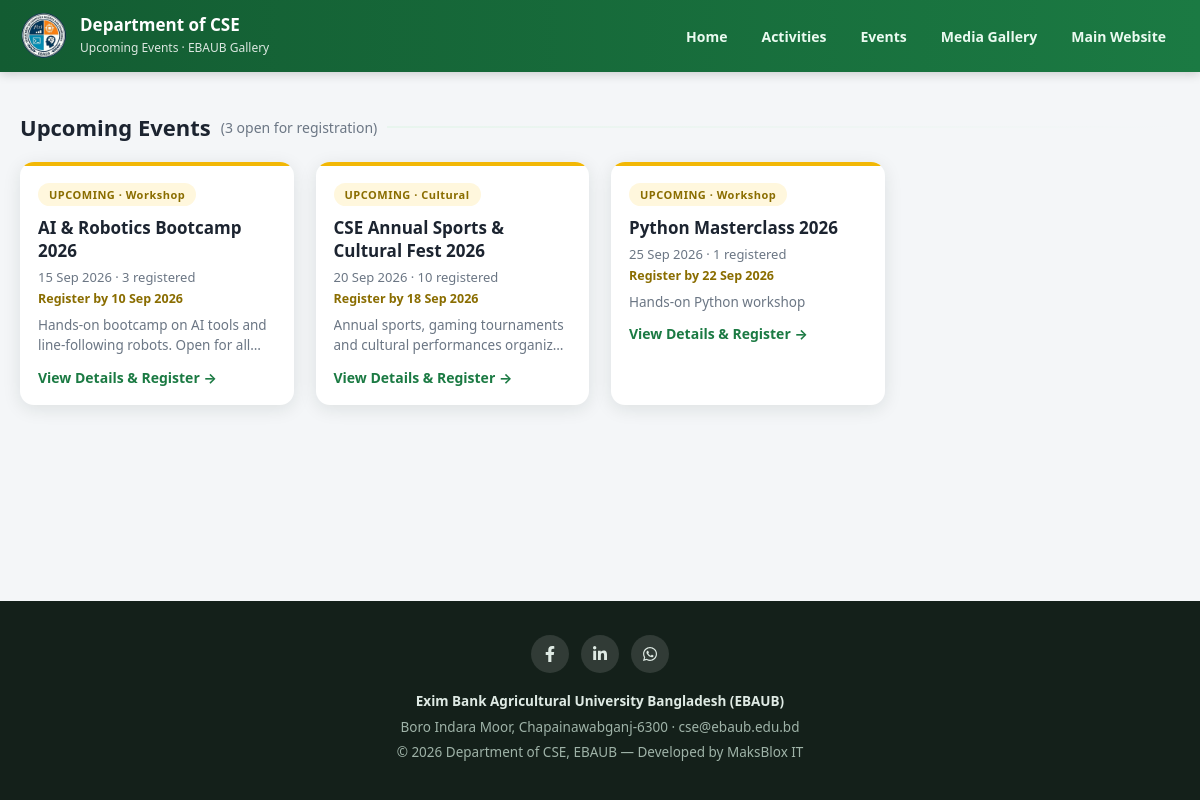
Screenshot of /upcoming.php with the database file from the repository.
### tables this page shows
CREATE TABLE events (
  id INTEGER PRIMARY KEY AUTOINCREMENT,
  title TEXT NOT NULL,
  category TEXT NOT NULL DEFAULT 'Other',
  event_date TEXT NOT NULL,
  description TEXT,
  created_at TEXT
, reg_deadline TEXT NULL, custom_roles TEXT NULL);

### includes/functions.php (called while the page is built, shortened)
<?php
function e($str) {
    return htmlspecialchars((string)$str, ENT_QUOTES, 'UTF-8');
}
    ?>

### upcoming.php (the view, shortened to what this page needs)
<?php
require __DIR__ . '/includes/config.php';
require __DIR__ . '/includes/functions.php';
$stmt = $pdo->prepare("
    SELECT e.*, (SELECT COUNT(*) FROM registrations r WHERE r.event_id = e.id) AS reg_count
    FROM events e WHERE e.event_date > ? ORDER BY e.event_date");
$stmt->execute([date('Y-m-d')]);
$events = $stmt->fetchAll();
?>
<!DOCTYPE html>
<html lang="en">
<head>
<link rel="stylesheet" href="assets/style.css">
</head>
<body>
<header class="site-header">
  <div class="header-inner">
    <a class="brand" href="index.php">
      <img class="brand-logo-img" src="assets/cse-logo.png" alt="EBAUB CSE Logo" width="48" height="48" style="width:48px;height:48px">
      <div class="brand-text"><b>Department of CSE</b><span>Upcoming Events · EBAUB Gallery</span></div>
    </a>
    <nav class="nav">
      <a href="index.php">Home</a>
      <a href="activities.php">Activities</a>
      <a href="upcoming.php">Events</a>
      <a href="all-media.php">Media Gallery</a>
      <a href="https://ebaub.ac.bd/" target="_blank">Main Website</a>
    </nav>
  </div>
</header>
<main class="container">
  <h2 class="section-title">Upcoming Events <small style="color:var(--muted);font-size:14px;font-weight:400">(<?= count($events) ?> open for registration)</small></h2>
  <?php if (!$events): ?>
    <div class="empty">No upcoming events right now. Check back soon, or browse the <a href="index.php" style="color:var(--green);font-weight:700">gallery</a>.</div>
  <?php else: ?>
  <div class="grid">
    <?php foreach ($events as $ev): ?>
    <a class="event-card" href="event.php?id=<?= $ev['id'] ?>">
      <div class="card-body" style="border-top:4px solid #f2b705">
        <span style="display:inline-block;background:#fff7dd;color:#8a6d00;font-size:11px;font-weight:800;letter-spacing:.5px;padding:4px 11px;border-radius:999px;margin-bottom:10px">UPCOMING · <?= e($ev['category']) ?></span>
        <h3><?= e($ev['title']) ?></h3>
        <div class="date"><?= date('d M Y', strtotime($ev['event_date'])) ?> · <?= (int)$ev['reg_count'] ?> registered</div>
        <?php $rdOpen = empty($ev['reg_deadline']) || date('Y-m-d') <= $ev['reg_deadline']; ?>
        <?php if (!empty($ev['reg_deadline'])): ?>
          <div style="font-size:12.5px;font-weight:700;margin-top:4px;color:<?= $rdOpen ? '#8a6d00' : '#c0392b' ?>">
            <?= $rdOpen ? 'Register by ' . date('d M Y', strtotime($ev['reg_deadline'])) : 'Registration closed' ?>
          </div>
        <?php endif; ?>
        <p><?= e($ev['description']) ?></p>
        <div style="margin-top:12px;font-weight:700;color:var(--green);font-size:14px"><?= $rdOpen ? 'View Details &amp; Register' : 'View Details' ?> &rarr;</div>
      </div>
    </a>
    <?php endforeach; ?>
  </div>
  <?php endif; ?>
</main>
<footer class="site-footer">
  <div style="display:flex;gap:12px;justify-content:center;margin-bottom:16px">
    <a href="https://www.facebook.com/ebaub.cse" target="_blank" rel="noopener" title="Facebook" style="display:inline-flex;align-items:center;justify-content:center;width:38px;height:38px;border-radius:50%;background:rgba(255,255,255,.12)"><svg xmlns="http://www.w3.org/2000/svg" viewBox="0 0 320 512" width="16" height="16" fill="#dfeae4"><path d="M279.14 288l14.22-92.66h-88.91v-60.13c0-25.35 12.42-50.06 52.24-50.06h40.42V6.26S260.43 0 225.36 0c-73.22 0-121.08 44.38-121.08 124.72v70.62H22.89V288h81.39v224h100.17V288z"/></svg></a>
    <a href="https://www.linkedin.com/company/exim-bank-agricultural-university-bangladesh-ebaub/" target="_blank" rel="noopener" title="LinkedIn" style="display:inline-flex;align-items:center;justify-content:center;width:38px;height:38px;border-radius:50%;background:rgba(255,255,255,.12)"></a>
    <a href="https://wa.me/8801710061468" target="_blank" rel="noopener" title="WhatsApp" style="display:inline-flex;align-items:center;justify-content:center;width:38px;height:38px;border-radius:50%;background:rgba(255,255,255,.12)"></a>
  </div>
  <b>Exim Bank Agricultural University Bangladesh (EBAUB)</b><br>
  Boro Indara Moor, Chapainawabganj-6300 · cse@ebaub.edu.bd<br>
  <a href="admin/login.php" style="color:inherit" title="">©</a> <?= date('Y') ?> Department of CSE, EBAUB — Developed by MaksBlox IT
</footer>
</body>
</html>

### assets/style.css (style rules this page uses)
:root { --green: #1b7a43; --green-dark: #135c32; --green-light: #e8f5ee; --gold: #f2b705; --ink: #1c2430; --muted: #6b7684; --bg: #f4f6f8; --card: #ffffff; --radius: 14px; --shadow: 0 4px 18px rgba(16, 40, 28, 0.10); }
* { margin: 0; padding: 0; box-sizing: border-box; }
html, body { overflow-x: hidden; max-width: 100%; }
body { font-family: 'Segoe UI', system-ui, -apple-system, sans-serif; background: var(--bg); color: var(--ink); }
img { display: block; max-width: 100%; }
a { text-decoration: none; color: inherit; }
.site-header { background: linear-gradient(90deg, var(--green-dark), var(--green)); color: #fff; position: sticky; top: 0; z-index: 50; box-shadow: 0 2px 10px rgba(0,0,0,.18); }
.header-inner { max-width: 1200px; margin: auto; padding: 12px 20px; display: flex; align-items: center; justify-content: space-between; gap: 14px; flex-wrap: wrap; }
.brand { display: flex; align-items: center; gap: 12px; }
.brand-logo-img { width: 48px; height: 48px; max-width: 48px; max-height: 48px; object-fit: contain; flex-shrink: 0; }
.brand-text b { font-size: 17px; display: block; line-height: 1.2; }
.brand-text span { font-size: 12px; opacity: .85; }
.nav { display: flex; gap: 6px; align-items: center; }
.nav a { padding: 8px 14px; border-radius: 8px; font-size: 14px; font-weight: 600; color: #eafaf0; transition: background .2s; }
.container { max-width: 1200px; margin: auto; padding: 30px 20px 60px; }
.section-title { font-size: 22px; margin: 10px 0 20px; display: flex; align-items: center; gap: 10px; }
.section-title::after { content: ""; flex: 1; height: 2px; background: linear-gradient(90deg, var(--green-light), transparent); }
.grid { display: grid; grid-template-columns: repeat(auto-fill, minmax(270px, 1fr)); gap: 22px; }
.event-card { background: var(--card); border-radius: var(--radius); overflow: hidden; box-shadow: var(--shadow); transition: transform .25s, box-shadow .25s; }
.card-body { padding: 16px 18px 18px; }
.card-body h3 { font-size: 17px; margin-bottom: 6px; }
.card-body .date { font-size: 13px; color: var(--muted); }
.card-body p { font-size: 13.5px; color: var(--muted); margin-top: 8px; line-height: 1.5; display: -webkit-box; -webkit-line-clamp: 2; -webkit-box-orient: vertical; overflow: hidden; }
.site-footer { background: #14201a; color: #9fb3a8; padding: 34px 20px; text-align: center; font-size: 13.5px; line-height: 1.9; }
.site-footer b { color: #dfeae4; }
.site-footer { width:100%; box-sizing:border-box; }
body:has(.site-footer) { min-height:100vh; display:flex; flex-direction:column; }
body:has(.site-footer) > main { flex:1; width:100%; box-sizing:border-box; }
body:has(.site-footer) > .site-footer { margin-top:auto; }

### rows the page displays
events: category "Workshop", title "AI & Robotics Bootcamp 2026", event_date "15 Sep 2026", reg_count "3", reg_deadline "10 Sep 2026", description "Hands-on bootcamp on AI tools and line-following robots. Open for…", shows "View Details & Register"
events: category "Cultural", title "CSE Annual Sports & Cultural Fest 2026", event_date "20 Sep 2026", reg_count "10", reg_deadline "18 Sep 2026", description "Annual sports, gaming tournaments and cultural performances…", shows "View Details & Register"
events: category "Workshop", title "Python Masterclass 2026", event_date "25 Sep 2026", reg_count "1", reg_deadline "22 Sep 2026", description "Hands-on Python workshop", shows "View Details & Register"

### other values shown
count($events) "3"
